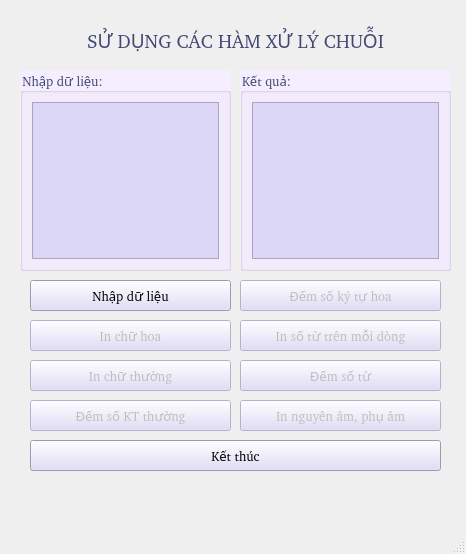
<?xml version="1.0" encoding="UTF-8"?>
<ui version="4.0">
 <class>MainWindow</class>
 <widget class="QMainWindow" name="MainWindow">
  <property name="geometry">
   <rect>
    <x>0</x>
    <y>0</y>
    <width>466</width>
    <height>554</height>
   </rect>
  </property>
  <property name="font">
   <font>
    <family>#9Slide03 Arima Madurai ExtraBo</family>
    <pointsize>10</pointsize>
   </font>
  </property>
  <property name="windowTitle">
   <string>MainWindow</string>
  </property>
  <widget class="QWidget" name="centralwidget">
   <widget class="QGroupBox" name="groupBox">
    <property name="geometry">
     <rect>
      <x>20</x>
      <y>70</y>
      <width>211</width>
      <height>201</height>
     </rect>
    </property>
    <property name="font">
     <font>
      <family>#9Slide03 Arima Madurai ExtraBo</family>
      <pointsize>10</pointsize>
     </font>
    </property>
    <property name="styleSheet">
     <string notr="true">background: rgb(244, 238, 255);
color: rgb(66, 72, 116);</string>
    </property>
    <property name="title">
     <string>Nhập dữ liệu:</string>
    </property>
    <layout class="QVBoxLayout" name="verticalLayout">
     <item>
      <widget class="QTextEdit" name="textEditNhap">
       <property name="font">
        <font>
         <family>#9Slide03 Arima Madurai ExtraBo</family>
         <pointsize>10</pointsize>
        </font>
       </property>
       <property name="styleSheet">
        <string notr="true">background: rgb(220, 214, 247);</string>
       </property>
      </widget>
     </item>
    </layout>
   </widget>
   <widget class="QLabel" name="label">
    <property name="geometry">
     <rect>
      <x>60</x>
      <y>20</y>
      <width>351</width>
      <height>41</height>
     </rect>
    </property>
    <property name="font">
     <font>
      <family>#9Slide03 Arima Madurai ExtraBo</family>
      <pointsize>14</pointsize>
     </font>
    </property>
    <property name="styleSheet">
     <string notr="true">color: rgb(66, 72, 116);</string>
    </property>
    <property name="text">
     <string>SỬ DỤNG CÁC HÀM XỬ LÝ CHUỖI</string>
    </property>
    <property name="alignment">
     <set>Qt::AlignCenter</set>
    </property>
   </widget>
   <widget class="QPushButton" name="pushButtonNhap">
    <property name="geometry">
     <rect>
      <x>30</x>
      <y>280</y>
      <width>201</width>
      <height>31</height>
     </rect>
    </property>
    <property name="font">
     <font>
      <family>#9Slide03 Arima Madurai ExtraBo</family>
      <pointsize>10</pointsize>
     </font>
    </property>
    <property name="styleSheet">
     <string notr="true">background: rgb(220, 214, 247);</string>
    </property>
    <property name="text">
     <string>Nhập dữ liệu</string>
    </property>
   </widget>
   <widget class="QGroupBox" name="groupBox_2">
    <property name="geometry">
     <rect>
      <x>240</x>
      <y>70</y>
      <width>211</width>
      <height>201</height>
     </rect>
    </property>
    <property name="font">
     <font>
      <family>#9Slide03 Arima Madurai ExtraBo</family>
      <pointsize>10</pointsize>
     </font>
    </property>
    <property name="styleSheet">
     <string notr="true">background: rgb(244, 238, 255);
color: rgb(66, 72, 116);</string>
    </property>
    <property name="title">
     <string>Kết quả:</string>
    </property>
    <layout class="QVBoxLayout" name="verticalLayout_2">
     <item>
      <widget class="QTextEdit" name="textEditKetQua">
       <property name="enabled">
        <bool>false</bool>
       </property>
       <property name="font">
        <font>
         <family>#9Slide03 Arima Madurai ExtraBo</family>
         <pointsize>10</pointsize>
        </font>
       </property>
       <property name="styleSheet">
        <string notr="true">background: rgb(220, 214, 247);</string>
       </property>
      </widget>
     </item>
    </layout>
   </widget>
   <widget class="QPushButton" name="pushButtonDemKTHoa">
    <property name="enabled">
     <bool>false</bool>
    </property>
    <property name="geometry">
     <rect>
      <x>240</x>
      <y>280</y>
      <width>201</width>
      <height>31</height>
     </rect>
    </property>
    <property name="font">
     <font>
      <family>#9Slide03 Arima Madurai ExtraBo</family>
      <pointsize>10</pointsize>
     </font>
    </property>
    <property name="styleSheet">
     <string notr="true">background: rgb(220, 214, 247);</string>
    </property>
    <property name="text">
     <string>Đếm số ký tự hoa</string>
    </property>
   </widget>
   <widget class="QPushButton" name="pushButtonInSoTuTrenMoiDong">
    <property name="enabled">
     <bool>false</bool>
    </property>
    <property name="geometry">
     <rect>
      <x>240</x>
      <y>320</y>
      <width>201</width>
      <height>31</height>
     </rect>
    </property>
    <property name="font">
     <font>
      <family>#9Slide03 Arima Madurai ExtraBo</family>
      <pointsize>10</pointsize>
     </font>
    </property>
    <property name="styleSheet">
     <string notr="true">background: rgb(220, 214, 247);</string>
    </property>
    <property name="text">
     <string>In số từ trên mỗi dòng</string>
    </property>
   </widget>
   <widget class="QPushButton" name="pushButtonInChuHoa">
    <property name="enabled">
     <bool>false</bool>
    </property>
    <property name="geometry">
     <rect>
      <x>30</x>
      <y>320</y>
      <width>201</width>
      <height>31</height>
     </rect>
    </property>
    <property name="font">
     <font>
      <family>#9Slide03 Arima Madurai ExtraBo</family>
      <pointsize>10</pointsize>
     </font>
    </property>
    <property name="styleSheet">
     <string notr="true">background: rgb(220, 214, 247);</string>
    </property>
    <property name="text">
     <string>In chữ hoa</string>
    </property>
   </widget>
   <widget class="QPushButton" name="pushButtonDemSoTu">
    <property name="enabled">
     <bool>false</bool>
    </property>
    <property name="geometry">
     <rect>
      <x>240</x>
      <y>360</y>
      <width>201</width>
      <height>31</height>
     </rect>
    </property>
    <property name="font">
     <font>
      <family>#9Slide03 Arima Madurai ExtraBo</family>
      <pointsize>10</pointsize>
     </font>
    </property>
    <property name="styleSheet">
     <string notr="true">background: rgb(220, 214, 247);</string>
    </property>
    <property name="text">
     <string>Đếm số từ</string>
    </property>
   </widget>
   <widget class="QPushButton" name="pushButtonInChuThuong">
    <property name="enabled">
     <bool>false</bool>
    </property>
    <property name="geometry">
     <rect>
      <x>30</x>
      <y>360</y>
      <width>201</width>
      <height>31</height>
     </rect>
    </property>
    <property name="font">
     <font>
      <family>#9Slide03 Arima Madurai ExtraBo</family>
      <pointsize>10</pointsize>
     </font>
    </property>
    <property name="styleSheet">
     <string notr="true">background: rgb(220, 214, 247);</string>
    </property>
    <property name="text">
     <string>In chữ thường</string>
    </property>
   </widget>
   <widget class="QPushButton" name="pushButtonDemSoKTThuong">
    <property name="enabled">
     <bool>false</bool>
    </property>
    <property name="geometry">
     <rect>
      <x>30</x>
      <y>400</y>
      <width>201</width>
      <height>31</height>
     </rect>
    </property>
    <property name="font">
     <font>
      <family>#9Slide03 Arima Madurai ExtraBo</family>
      <pointsize>10</pointsize>
     </font>
    </property>
    <property name="styleSheet">
     <string notr="true">background: rgb(220, 214, 247);</string>
    </property>
    <property name="text">
     <string>Đếm số KT thường</string>
    </property>
   </widget>
   <widget class="QPushButton" name="pushButtonInNguyenAmPhuAm">
    <property name="enabled">
     <bool>false</bool>
    </property>
    <property name="geometry">
     <rect>
      <x>240</x>
      <y>400</y>
      <width>201</width>
      <height>31</height>
     </rect>
    </property>
    <property name="font">
     <font>
      <family>#9Slide03 Arima Madurai ExtraBo</family>
      <pointsize>10</pointsize>
     </font>
    </property>
    <property name="styleSheet">
     <string notr="true">background: rgb(220, 214, 247);</string>
    </property>
    <property name="text">
     <string>In nguyên âm, phụ âm</string>
    </property>
   </widget>
   <widget class="QPushButton" name="pushButtonKetThuc">
    <property name="geometry">
     <rect>
      <x>30</x>
      <y>440</y>
      <width>411</width>
      <height>31</height>
     </rect>
    </property>
    <property name="font">
     <font>
      <family>#9Slide03 Arima Madurai ExtraBo</family>
      <pointsize>10</pointsize>
     </font>
    </property>
    <property name="styleSheet">
     <string notr="true">background: rgb(220, 214, 247);</string>
    </property>
    <property name="text">
     <string>Kết thúc</string>
    </property>
   </widget>
  </widget>
  <widget class="QMenuBar" name="menubar">
   <property name="geometry">
    <rect>
     <x>0</x>
     <y>0</y>
     <width>466</width>
     <height>25</height>
    </rect>
   </property>
  </widget>
  <widget class="QStatusBar" name="statusbar"/>
 </widget>
 <resources/>
 <connections/>
</ui>
